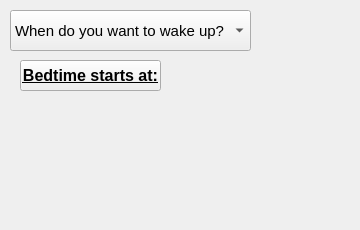
    <widget class="QWidget" name="tab_3">
     <attribute name="title">
      <string>Sleep</string>
     </attribute>
     <widget class="QComboBox" name="comboBox_4">
      <property name="geometry">
       <rect>
        <x>10</x>
        <y>10</y>
        <width>241</width>
        <height>41</height>
       </rect>
      </property>
      <property name="font">
       <font>
        <pointsize>11</pointsize>
       </font>
      </property>
      <item>
       <property name="text">
        <string>When do you want to wake up?</string>
       </property>
      </item>
      <item>
       <property name="text">
        <string>05:00 AM</string>
       </property>
      </item>
      <item>
       <property name="text">
        <string>06:00 AM</string>
       </property>
      </item>
      <item>
       <property name="text">
        <string>07:00 AM</string>
       </property>
      </item>
      <item>
       <property name="text">
        <string>08:00 AM</string>
       </property>
      </item>
      <item>
       <property name="text">
        <string>09:00 AM</string>
       </property>
      </item>
      <item>
       <property name="text">
        <string>10:00 AM</string>
       </property>
      </item>
      <item>
       <property name="text">
        <string>11:00 AM</string>
       </property>
      </item>
      <item>
       <property name="text">
        <string>12:00 PM</string>
       </property>
      </item>
      <item>
       <property name="text">
        <string>01:00 PM</string>
       </property>
      </item>
      <item>
       <property name="text">
        <string>02:00 PM</string>
       </property>
      </item>
      <item>
       <property name="text">
        <string>03:00 PM</string>
       </property>
      </item>
      <item>
       <property name="text">
        <string>04:00 PM</string>
       </property>
      </item>
      <item>
       <property name="text">
        <string>05:00 PM</string>
       </property>
      </item>
     </widget>
     <widget class="QPushButton" name="pushButton_8">
      <property name="geometry">
       <rect>
        <x>20</x>
        <y>60</y>
        <width>141</width>
        <height>31</height>
       </rect>
      </property>
      <property name="font">
       <font>
        <family>Helvetica</family>
        <pointsize>12</pointsize>
        <weight>75</weight>
        <bold>true</bold>
        <underline>true</underline>
       </font>
      </property>
      <property name="text">
       <string>Bedtime starts at:</string>
      </property>
     </widget>
     <widget class="QLabel" name="label_8">
      <property name="geometry">
       <rect>
        <x>20</x>
        <y>100</y>
        <width>141</width>
        <height>31</height>
       </rect>
      </property>
      <property name="font">
       <font>
        <family>The Bold Font</family>
        <pointsize>12</pointsize>
        <weight>75</weight>
        <bold>true</bold>
       </font>
      </property>
      <property name="text">
       <string/>
      </property>
     </widget>
     <widget class="QLabel" name="label_9">
      <property name="geometry">
       <rect>
        <x>20</x>
        <y>150</y>
        <width>331</width>
        <height>71</height>
       </rect>
      </property>
      <property name="font">
       <font>
        <family>Roboto Black</family>
        <pointsize>11</pointsize>
        <weight>75</weight>
        <bold>true</bold>
       </font>
      </property>
      <property name="text">
       <string/>
      </property>
     </widget>
    </widget>
